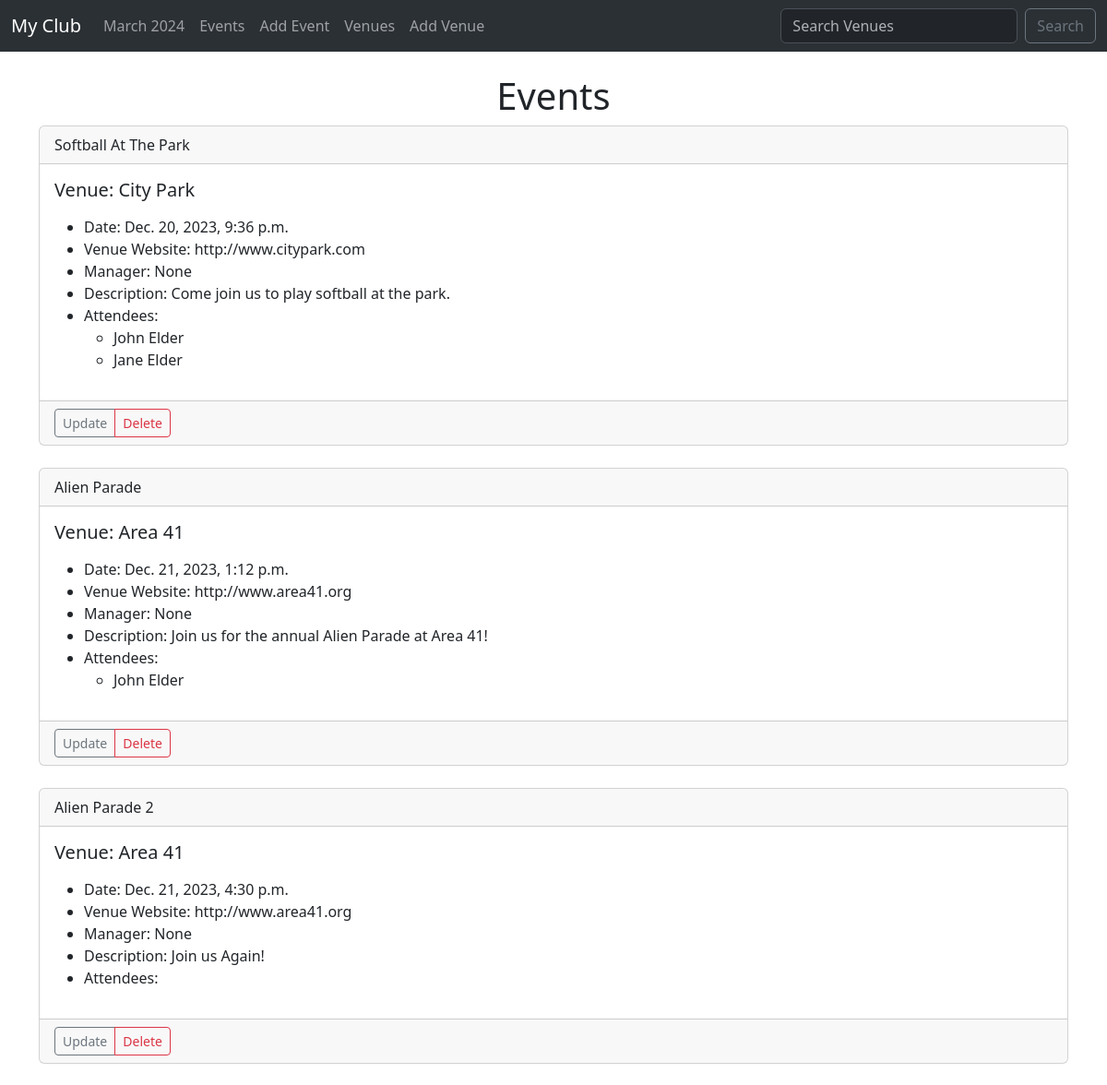
Before: /events (upper part) with the older database file.
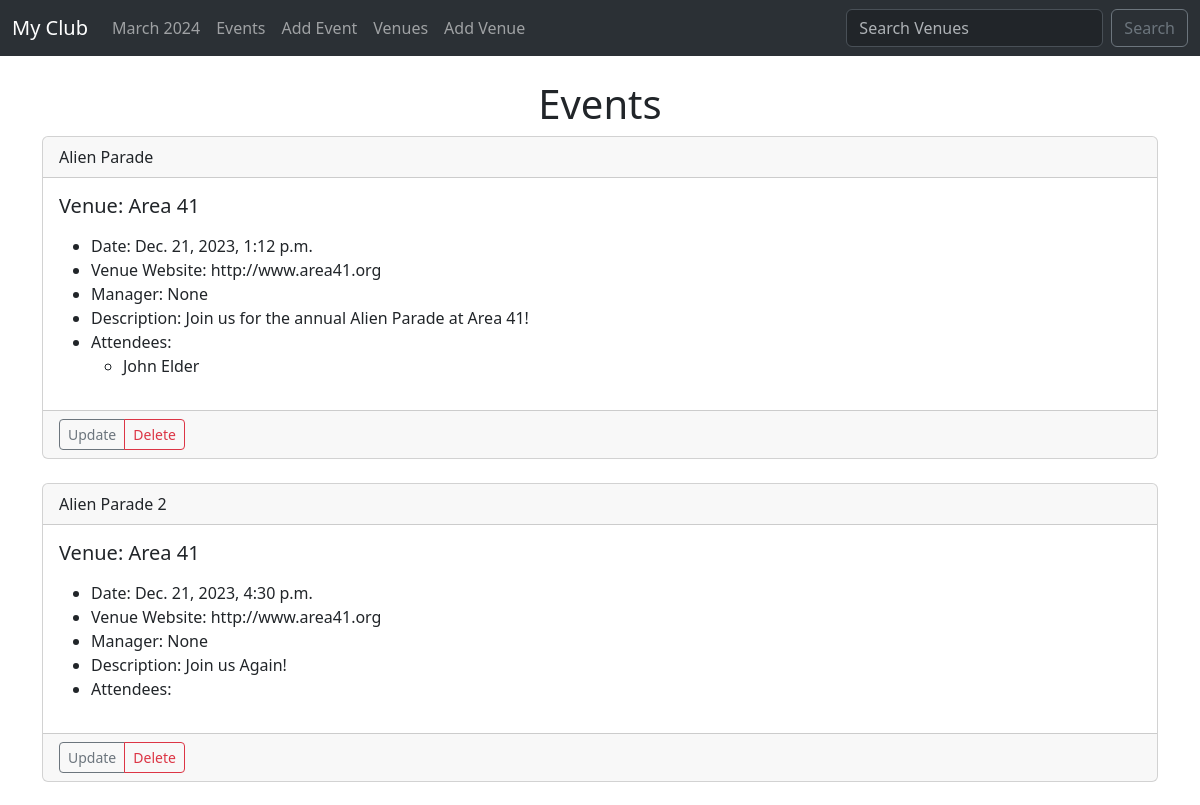
After: the same page with the newer database file.
### events/models.py (models this page shows)
class Event(models.Model):
    name = models.CharField('Event Name', max_length=120)
    event_date = models.DateTimeField('Event Date')
    venue = models.ForeignKey(Venue, blank=True, null=True, on_delete=models.CASCADE)
    manager = models.ForeignKey(User, blank=True, null=True, on_delete=models.SET_NULL)
    description = models.TextField(blank=True)
    attendees = models.ManyToManyField(MyClubUser, blank=True)
    def __str__(self):
        return self.name

class Venue(models.Model):
    name = models.CharField('Venue Name', max_length=120)
    address = models.CharField(max_length=300)
    zip_code = models.IntegerField('Zip Code')
    phone = models.CharField('Contact Phone', max_length=25, blank=True)
    web = models.URLField('Website Address', blank=True)
    email_address = models.EmailField('Email Address', blank=True)
    def __str__(self):
        return self.name

class MyClubUser(models.Model):
    first_name = models.CharField(max_length=120)
    last_name = models.CharField(max_length=120)
    email = models.EmailField('User Email')
    def __str__(self):
        return self.first_name + ' ' + self.last_name

### events/views.py (the view)
# urls.py: path('events', views.all_events, name="list-events"),
def all_events(request):
    event_list = Event.objects.all().order_by('event_date')
    return render(request, 'events/event_list.html', {
        'event_list': event_list,
    })

### events/templates/events/event_list.html
{% extends 'events/base.html' %}
{% block content %}
    <div  style="text-align: center">
        <h1>Events</h1>
    </div>
    <div>
    {% for event in event_list %}
        <div class="card">
        <div class="card-header">
            {{ event }}
        </div>
        <div class="card-body">
            <h5 class="card-title">Venue: {{ event.venue }}</h5>
            <p class="card-text">
                <ul>
                    <li>Date: {{ event.event_date }}</li>
                    <li>Venue Website: {{ event.venue.web }}</li>
                    <li>Manager: {{ event.manager }}</li>
                    <li>Description: {{ event.description }}</li>
                    <li>Attendees:
                        <ul>
                        {% for attendee in event.attendees.all %}
                            <li>{{ attendee }}</li>
                        {% endfor %}
                        </ul>
                    </li>
                </ul>
            </p>
        </div>
        <div class="card-footer">
            <div class="btn-group">
                <a href="{% url 'update-event' event.id %}" class="btn btn-outline-secondary btn-sm">Update</a>
                <a href="{% url 'delete-event' event.id %}" class="btn btn-outline-danger btn-sm">Delete</a>
            </div>
        </div>
        </div>
        <br/>
    {% endfor %}
    </div>
{% endblock %}

Changed rows visible on the page:
removed Event: name "Softball At The Park", venue "City Park", event_date "Dec. 20, 2023, 9:36 p.m.", venue.web "http://www.citypark.com", manager "None", description "Come join us to play softball at the park.", MyClubUser (first_name+last_name "John Elder")
no longer on this page (row unchanged): MyClubUser: first_name+last_name "Jane Elder", shown under "Softball At The Park"
